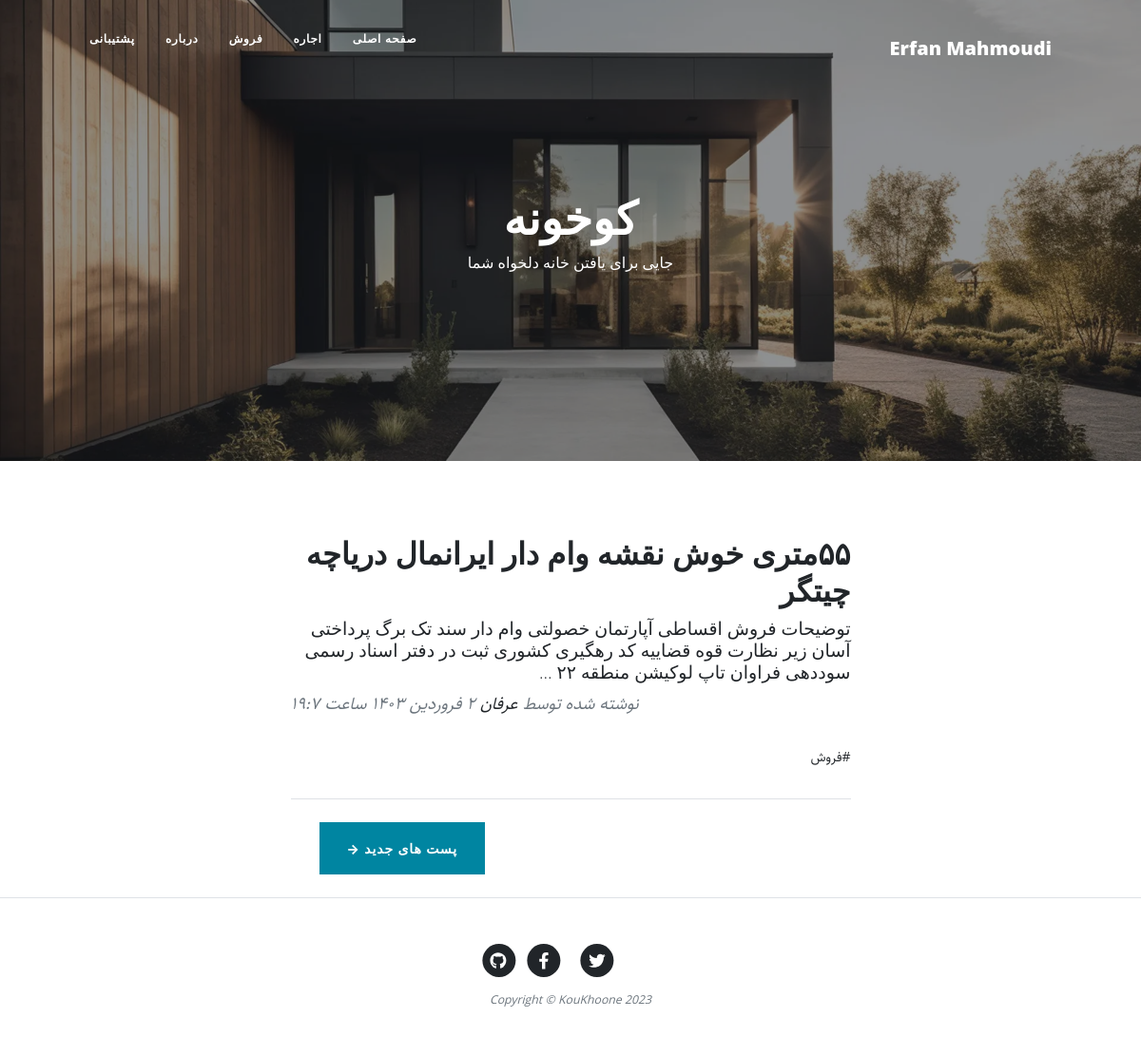
/page/4, run on the app's committed database.
### blog/models.py (models this page shows, shortened)
class category(models.Model):
    parent = models.ForeignKey('self', default = None, null = True, blank = True, on_delete = models.SET_NULL, related_name = 'children', verbose_name = "زیردسته")
    title = models.CharField(max_length= 200, verbose_name = "عنوان دسته‌بندی")
    slug = models.SlugField (max_length = 100, unique=True, verbose_name = "آدرس دسته‌بندی")
    status = models.BooleanField(default = True, verbose_name = "آیا نمایش داده شود؟")
    position = models.IntegerField(verbose_name = "پوزیشن")
    class Meta(object):
        verbose_name = "دسته‌بندی"
        verbose_name_plural = "دسته‌بندی ها"
        ordering = ['parent__id','position']
    objects = CategoryManager()

class Article(models.Model):
    STATUS_CHOICES = (
    ('d', 'پیش نویس'),
    ('p', 'منتشر شده'),
    )
    title = models.CharField(max_length= 200, verbose_name = "عنوان مقاله")
    slug = models.SlugField (max_length = 100, unique=True, verbose_name = "آدرس مقاله")
    author = models.ForeignKey(User, on_delete = models.CASCADE)
    category = models.ManyToManyField(category, verbose_name = "دسته‌بندی", related_name = "articles")
    description = models.TextField (verbose_name = "محتوا")
    thumbnail = models.ImageField (upload_to="images", verbose_name = " تصویر")
    publish = models.DateTimeField (default = timezone.now, verbose_name = "زمان انتشار")
    created = models.DateTimeField (auto_now_add = True, verbose_name = "زمان ساخت")
    updated = models.DateTimeField (auto_now = True)
    status = models.CharField (max_length = 1, choices = STATUS_CHOICES, verbose_name = "وضعیت")
    class Meta(object):
        verbose_name = "مقاله"
        verbose_name_plural = "مقاله ها"
    def jpublish(self):
        return jalali_convertor(self.publish)
    jpublish.short_description = "زمان انتشار"
    def category_published(self):
        return self.category.filter(status = True)
    objects = ArticleManager()

### blog/views.py (the view)
class ArticleList(ListView):
    template_name = "blog/home.html"
    queryset = Article.objects.filter(status="p").order_by('-publish')
    paginate_by = 4

### blog/models.py (called while the page is built)
    def active (self):
        return self.filter(status = True)

### blog/templatetags/base_tags.py (called while the page is built)
@register.simple_tag
def name():
    return "Erfan Mahmoudi"

@register.inclusion_tag("blog/partials/category_navbar.html")
def category_navbar():
    return {
            "category" : category.objects.filter(status=True)
    }

### extentions/jalali.py (called while the page is built)
    def persian_tuple(self):
        return self.persian_year, self.persian_month, self.persian_day

### extentions/utils.py (called while the page is built)
def persian_numbers_convertor(mystr):
    numbers = {
    "0" : "۰",
    "1" : "۱",
    "2" : "۲",
    "3" : "۳",
    "4" : "۴",
    "5" : "۵",
    "6" : "۶",
    "7" : "۷",
    "8" : "۸",
    "9" : "۹",
    }
    for e,p in numbers.items():
        mystr = mystr.replace(e, p)
    return mystr

def jalali_convertor(time):
    time = timezone.localtime(time)
    jmonths = ["فروردین","اردیبهشت","خرداد","تیر","مرداد","شهریور","مهر","آبان","آذر","دی","بهمن","اسفند"]
    time_to_str = "{},{},{}".format(time.year, time.month, time.day)
    time_to_tuple = jalali.Gregorian(time_to_str).persian_tuple()
    time_to_list = list (time_to_tuple)
    for index, month in enumerate(jmonths):
        if time_to_list[1] == index + 1:
            time_to_list[1] = month
            break
    output = "{} {} {} ساعت {}:{}".format(
    time_to_list[2],
    time_to_list[1],
    time_to_list[0],
    time.hour,
    time.minute,
    )
    return persian_numbers_convertor(output)

### blog/templates/blog/home.html (shortened to what this page needs)
{%extends 'blog/base.html'%}
{% load static %}
{% block main %}
<header class="masthead" style="background-image: url('{% static "blog/assets/img/Jewkes-Design_Black-Modern-House.jpg" %}')">
    <div class="container position-relative px-4 px-lg-5">
        <div class="row gx-4 gx-lg-5 justify-content-center">
            <div class="col-md-10 col-lg-8 col-xl-7">
                <div class="site-heading">
                    <h1>کوخونه</h1>
                    <span class="subheading">جایی برای یافتن خانه دلخواه شما</span>
                </div>
            </div>
        </div>
    </div>
</header>
<div class="container px-4 px-lg-5">
    <div class="row gx-4 gx-lg-5 justify-content-center">
        <div class="col-md-10 col-lg-8 col-xl-7">
            {% for article in object_list %}
            <div class="post-preview">
                <a href="{% url 'blog:detail' article.slug %}">
                    <h2 class="post-title">{{article.title}}</h2>
                    <h3 class="post-subtitle">{{article.description|truncatewords:30}}</h3>
                </a>
                <p class="post-meta">
                    نوشته شده توسط
                    <a href="#!">عرفان</a>
                    {{article.jpublish}}
                    <div class="">
                      {% for cat in article.category_published.all %}
                      <a href="{% url 'blog:category' cat.slug %}">#{{cat.title}}</a>
                      {% endfor %}
                    </div>
                </p>
            </div>
            <hr class="my-4" />
            {% endfor %}
            {% if is_paginated %}
              <div class="pager_button d-flex justify-content-end mb-4">
                {% if page_obj.has_previous %}
                  <a class="btn btn-primary margin_left_for_button" href="{% url 'blog:home' page_obj.previous_page_number %}">پست های جدید &rarr;</a>
                {% endif %}
              </div>
            {% endif %}
        </div>
    </div>
</div>
{% endblock %}

### blog/templates/blog/partials/category_navbar.html (shortened to what this page needs)
<div class="collapse navbar-collapse nav" id="navbarResponsive">
    <ul class="navbar-nav ms-auto py-4 py-lg-0">
        <li class="nav-item">
          <a class="nav-link px-lg-3 py-3 py-lg-4" href="{% url 'blog:home' %}">صفحه اصلی</a>
        </li>
        {% for cat in category %}
          {% if cat.parent == None %}
            <li class="nav-item">
              <a class="nav-link px-lg-3 py-3 py-lg-4" href="{% url 'blog:category' cat.slug %}">{{cat.title}}</a>
            </li>
          {% endif %}
        {% endfor %}
        <li class="nav-item"><a class="nav-link px-lg-3 py-3 py-lg-4" href="{% url 'blog:about' %}">درباره</a></li>
        <li class="nav-item"><a class="nav-link px-lg-3 py-3 py-lg-4" href="{% url 'blog:contact' %}">پشتیبانی</a></li>
    </ul>
</div>

### blog/static/blog/css/rtl.css (style rules this page uses)
body { font-family: "Sahel"; direction: rtl; text-align: right; font-size: 14px; }
.navbar-nav { margin-left: initial !important; margin-right: auto; }
.post-meta { text-align: left; }
.pager_button { float: left !important; }
header.masthead .site-heading h1 { font-size: 3rem !important; }
header.masthead .page-heading .subheading, header.masthead .site-heading .subheading { font-size: 1rem !important; }
.post-title { font-size: 32px !important; }
.post-subtitle { font-size: 19px !important; }
.margin_left_for_button { margin-left: 30px !important; }
.nav ul { padding-right: : 0; }
.nav ul li { border-bottom: none; height: 86px; line-height: :86px; font-size: 14px; display: inline-block; float: left; margin: 0 auto; }
.nav ul li a { text-decoration: none; color: #000000; display: block; transition: .3s background-color; padding:0 24px; }
.nav a { bordor-bottom:none; }

### data on the page
category: title "اجاره"
category: title "فروش"
Article: title "۵۵متری خوش نقشه وام دار ایرانمال دریاچه چیتگر", description "توضیحات فروش اقساطی آپارتمان خصولتی وام دار سند تک برگ پرداختی آسان زیر نظارت قوه قضاییه کد رهگیری کشوری ثبت در دفتر اسناد رسمی سوددهی فراوان تاپ لوکیشن منطقه ۲۲ …", jpublish "۲ فروردین ۱۴۰۳ ساعت ۱۹:۷"
